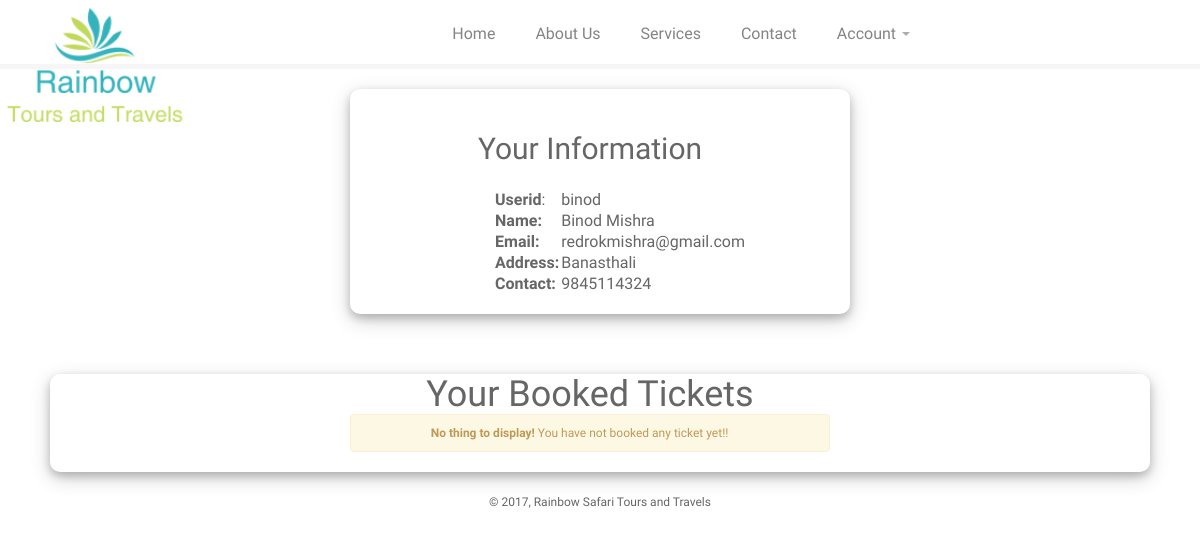
Page /backend/profile.php (signed in) on the committed database.
### tables this page shows
CREATE TABLE `register` (
  `userid` varchar(50) NOT NULL COMMENT 'userid',
  `name` varchar(50) NOT NULL COMMENT 'name',
  `email` varchar(50) NOT NULL COMMENT 'email',
  `password` varchar(50) NOT NULL COMMENT 'password',
  `address` varchar(500) NOT NULL COMMENT 'address',
  `contact` varchar(50) NOT NULL COMMENT 'contact',
  `date` timestamp NOT NULL DEFAULT CURRENT_TIMESTAMP ON UPDATE CURRENT_TIMESTAMP
);

### backend/profile.php (the view, shortened to what this page needs)
<HTML>
	<HEAD>
	    <link href="../rainbow/css/bootstrap.css" rel="stylesheet">
	    <link href="../rainbow/css/bootstrap-responsive.css" rel="stylesheet">
		<link href="../rainbow/css/style.css" rel="stylesheet">
		<link rel="stylesheet" type="text/css" href="css/datepicker.css" />
	</HEAD>
	<BODY>
	<header>
		<div class="container" style="opacity: 0.8;position: fixed;z-index: 1">
			<div class="row">
				<div class="logo span3">
					<a class="brand" href="#"><img src="../rainbow/img/logo3.png" style="width: 190px;z-index: 1"></a>
				</div>
				<div class="span9">
					<div class="navbar navbar-inverse">
			    		<div class="navbar-inner">
			        		<div class="container">
			          			<div class="nav-collapse collapse">
			            			<ul class="nav">
			              				<li><a href="../rainbow/index.php">Home</a></li>
			              				<li><a href="../rainbow/about.php">About Us</a></li>
										<li><a href="../rainbow/services.php">Services</a></li>
			              				<li><a href="../rainbow/contact.php">Contact</a></li>
			              				<li class="dropdown">
			                				<a href="#" class="dropdown-toggle" data-toggle="dropdown">Account <b class="caret"></b></a>
			              				</li>
			            			</ul>
			          			</div>
			        		</div>
			      		</div>
			    	</div>
				</div>
			</div>
		</div>
	</header>
<div class="container" style="box-shadow: 0 4px 8px 0 rgba(0, 0, 0, 0.2), 0 6px 20px 0 rgba(0, 0, 0, 0.19); width: 500px;margin-top: 20px;border-radius: 10px;">
			<div class="row">
			<br><br>
			<h2 align="center">Your Information</h2>
			<br>
				<div class="span10" style=" margin-left: -120px;padding: 20px;margin-top: -20px;" >
					<?php
						$select = "select * from register where userid = '". $_SESSION['user'] ."'";
						$query=mysql_query($select);
						echo "<table align='center'>";
							while($row = mysql_fetch_array($query))
									{
											echo "<tr>";
											echo "<td><strong>Userid</strong>:  </td><td>".$row['userid']."</td>";
											echo "</tr><tr><td><strong>Name:</strong> </td><td>".$row['name']."</td></tr>";
											echo "<tr><td><strong>Email:</strong> </td><td>".$row['email']."</td></tr>";
											echo "<tr><td><strong>Address:</strong> </td><td>".$row['address']."</td></tr>";
											echo "<tr><td><strong>Contact:</strong></td><td> ".$row['contact']."</td></tr>";
										}
						echo "</table>";
					?>
				</div>
			</div>
		</div>
		<br><br><br>
		<div class="container" style="box-shadow: 0 4px 8px 0 rgba(0, 0, 0, 0.2), 0 6px 20px 0 rgba(0, 0, 0, 0.19); width: 1100px;border-radius: 10px;">
			<div class="row">
			<h1 align="center">Your Booked Tickets</h1>
				<div class="span10">
					<?php
						$select = "select * from seat where userid = '". $_SESSION['user'] ."'";
						$query=mysql_query($select);
						$num_rows = mysql_num_rows($query);
						if ( $num_rows==0 )
						{
							echo "<div class='alert alert-warning' align='center' style='margin-left:300px;'>
  <strong>No thing to display!</strong> You have not booked any ticket yet!!
</div>";
						}
						?>
				</div>
			</div>
		</div>
	<div id="copyright">
		<div class="container">
			<p>
				&copy; 2017, Rainbow Safari Tours and Travels
			</p>
		</div>
	</div>
</body>
</html>

### rainbow/css/style.css (style rules this page uses)
body { font-family: 'Droid Sans'; font-size: 12px; color: #666; }
h1, h2, h3, h4, h5, h6 { font-family: "Boogaloo" !important; font-weight: normal !important; color: #666; margin: 0; padding: 0; }
ul, ol { margin: 0; }
ul { list-style: none outside; }
header { background: #fff; border-bottom: 5px solid #f6f6f6; }
.logo img { margin-top:8px; }
.navbar, .navbar-inner, .nav { float: right; background: #fff !important; border: none; -webkit-box-shadow: none; -moz-box-shadow: none; box-shadow: none; padding: 0px; margin: 0; }
.navbar-inner { padding-left: 0px !important; padding-right: 0px !important; }
.navbar .nav > li > a { color: #666; border-top:4px solid #fff; text-shadow: none; font-size: 16px; padding: 20px; }
#copyright { padding: 20px 0px; }
#copyright p { margin: 0 auto; width: 380px; text-align: center; color: #666; }
@media only screen and (min-width: 960px) { header { height: 64px; } }

### rows in the picture
register: userid "binod", name "Binod Mishra", email "redrokmishra@gmail.com", address "Banasthali", contact "9845114324"
